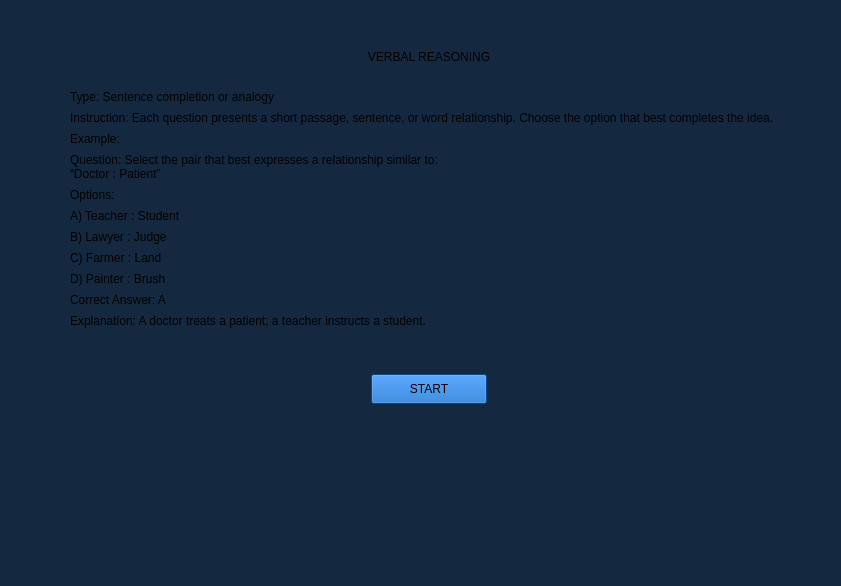
<?xml version="1.0" encoding="UTF-8"?>
<ui version="4.0">
 <class>VerbalReasoningFrom</class>
 <widget class="QWidget" name="VerbalReasoningFrom">
  <property name="geometry">
   <rect>
    <x>0</x>
    <y>0</y>
    <width>841</width>
    <height>586</height>
   </rect>
  </property>
  <property name="minimumSize">
   <size>
    <width>800</width>
    <height>586</height>
   </size>
  </property>
  <property name="maximumSize">
   <size>
    <width>841</width>
    <height>642</height>
   </size>
  </property>
  <property name="windowTitle">
   <string>Form</string>
  </property>
  <property name="styleSheet">
   <string notr="true">QWidget{
	background-color: rgb(20, 41, 63);
}

QLabel{
	font: 600 12pt &quot;Segoe UI&quot;;
}

QRadioButton{
	font: 600 12pt &quot;Segoe UI&quot;;
}</string>
  </property>
  <layout class="QGridLayout" name="gridLayout">
   <item row="1" column="0">
    <widget class="QStackedWidget" name="verbalReasoninStackedWidget">
     <property name="minimumSize">
      <size>
       <width>836</width>
       <height>586</height>
      </size>
     </property>
     <property name="maximumSize">
      <size>
       <width>836</width>
       <height>586</height>
      </size>
     </property>
     <property name="currentIndex">
      <number>0</number>
     </property>
     <widget class="QWidget" name="page">
      <layout class="QGridLayout" name="gridLayout_2">
       <item row="0" column="0">
        <widget class="QLabel" name="label">
         <property name="styleSheet">
          <string notr="true">font: 700 16pt &quot;Segoe UI&quot;;
margin-top:30px;</string>
         </property>
         <property name="text">
          <string>VERBAL REASONING</string>
         </property>
         <property name="alignment">
          <set>Qt::AlignmentFlag::AlignCenter</set>
         </property>
        </widget>
       </item>
       <item row="1" column="0">
        <layout class="QVBoxLayout" name="verticalLayout_6">
         <property name="spacing">
          <number>7</number>
         </property>
         <property name="leftMargin">
          <number>50</number>
         </property>
         <property name="topMargin">
          <number>20</number>
         </property>
         <property name="rightMargin">
          <number>30</number>
         </property>
         <property name="bottomMargin">
          <number>40</number>
         </property>
         <item>
          <layout class="QVBoxLayout" name="verticalLayout">
           <item>
            <widget class="QLabel" name="label_2">
             <property name="text">
              <string>Type: Sentence completion or analogy</string>
             </property>
            </widget>
           </item>
           <item>
            <widget class="QLabel" name="label_3">
             <property name="text">
              <string>Instruction: Each question presents a short passage, sentence, or word relationship. Choose the option that best completes the idea.</string>
             </property>
             <property name="wordWrap">
              <bool>true</bool>
             </property>
            </widget>
           </item>
          </layout>
         </item>
         <item>
          <layout class="QVBoxLayout" name="verticalLayout_2">
           <item>
            <widget class="QLabel" name="label_4">
             <property name="text">
              <string>Example:</string>
             </property>
            </widget>
           </item>
           <item>
            <widget class="QLabel" name="label_5">
             <property name="text">
              <string>Question: Select the pair that best expresses a relationship similar to:
“Doctor : Patient”</string>
             </property>
             <property name="wordWrap">
              <bool>true</bool>
             </property>
            </widget>
           </item>
          </layout>
         </item>
         <item>
          <layout class="QVBoxLayout" name="verticalLayout_5">
           <item>
            <widget class="QLabel" name="label_6">
             <property name="text">
              <string>Options:</string>
             </property>
            </widget>
           </item>
           <item>
            <widget class="QLabel" name="label_7">
             <property name="text">
              <string>A) Teacher : Student</string>
             </property>
            </widget>
           </item>
           <item>
            <widget class="QLabel" name="label_8">
             <property name="text">
              <string>B) Lawyer : Judge</string>
             </property>
            </widget>
           </item>
           <item>
            <widget class="QLabel" name="label_9">
             <property name="text">
              <string>C) Farmer : Land</string>
             </property>
            </widget>
           </item>
           <item>
            <widget class="QLabel" name="label_10">
             <property name="text">
              <string>D) Painter : Brush</string>
             </property>
            </widget>
           </item>
           <item>
            <widget class="QLabel" name="label_11">
             <property name="text">
              <string>Correct Answer: A</string>
             </property>
            </widget>
           </item>
           <item>
            <widget class="QLabel" name="label_23">
             <property name="text">
              <string>Explanation: A doctor treats a patient; a teacher instructs a student.</string>
             </property>
            </widget>
           </item>
          </layout>
         </item>
        </layout>
       </item>
       <item row="2" column="0">
        <layout class="QVBoxLayout" name="verticalLayout_7">
         <item>
          <layout class="QHBoxLayout" name="horizontalLayout">
           <item>
            <spacer name="horizontalSpacer">
             <property name="orientation">
              <enum>Qt::Orientation::Horizontal</enum>
             </property>
             <property name="sizeHint" stdset="0">
              <size>
               <width>40</width>
               <height>20</height>
              </size>
             </property>
            </spacer>
           </item>
           <item>
            <widget class="QPushButton" name="startBtn">
             <property name="cursor">
              <cursorShape>PointingHandCursor</cursorShape>
             </property>
             <property name="styleSheet">
              <string notr="true">font: 600 12pt &quot;Segoe UI&quot;;
background-color: rgb(11, 100, 197);
padding:7px;
width:100px;</string>
             </property>
             <property name="text">
              <string>START</string>
             </property>
             <property name="default">
              <bool>false</bool>
             </property>
             <property name="flat">
              <bool>false</bool>
             </property>
            </widget>
           </item>
           <item>
            <spacer name="horizontalSpacer_2">
             <property name="orientation">
              <enum>Qt::Orientation::Horizontal</enum>
             </property>
             <property name="sizeHint" stdset="0">
              <size>
               <width>40</width>
               <height>20</height>
              </size>
             </property>
            </spacer>
           </item>
          </layout>
         </item>
         <item>
          <spacer name="verticalSpacer_2">
           <property name="orientation">
            <enum>Qt::Orientation::Vertical</enum>
           </property>
           <property name="sizeHint" stdset="0">
            <size>
             <width>20</width>
             <height>40</height>
            </size>
           </property>
          </spacer>
         </item>
        </layout>
       </item>
      </layout>
     </widget>
     <widget class="QWidget" name="page_2">
      <layout class="QVBoxLayout" name="verticalLayout_12">
       <item>
        <layout class="QVBoxLayout" name="verticalLayout_10">
         <property name="spacing">
          <number>15</number>
         </property>
         <item>
          <widget class="QLabel" name="questionHeader">
           <property name="styleSheet">
            <string notr="true">font: 700 16pt &quot;Segoe UI&quot;;</string>
           </property>
           <property name="text">
            <string>QUESTION...</string>
           </property>
           <property name="alignment">
            <set>Qt::AlignmentFlag::AlignCenter</set>
           </property>
          </widget>
         </item>
         <item>
          <widget class="QLabel" name="qTimer">
           <property name="text">
            <string>00:00</string>
           </property>
           <property name="alignment">
            <set>Qt::AlignmentFlag::AlignCenter</set>
           </property>
          </widget>
         </item>
        </layout>
       </item>
       <item>
        <layout class="QVBoxLayout" name="verticalLayout_11">
         <property name="spacing">
          <number>50</number>
         </property>
         <property name="leftMargin">
          <number>70</number>
         </property>
         <property name="topMargin">
          <number>80</number>
         </property>
         <property name="rightMargin">
          <number>50</number>
         </property>
         <property name="bottomMargin">
          <number>40</number>
         </property>
         <item>
          <widget class="QLabel" name="question_txt">
           <property name="text">
            <string>QUESTION TXT...</string>
           </property>
           <property name="wordWrap">
            <bool>true</bool>
           </property>
          </widget>
         </item>
         <item>
          <layout class="QVBoxLayout" name="verticalLayout_9">
           <property name="spacing">
            <number>6</number>
           </property>
           <item>
            <widget class="QRadioButton" name="qOptionA">
             <property name="text">
              <string>OPTION A</string>
             </property>
            </widget>
           </item>
           <item>
            <widget class="QRadioButton" name="qOptionB">
             <property name="text">
              <string>OPTION B</string>
             </property>
            </widget>
           </item>
           <item>
            <widget class="QRadioButton" name="qOptionC">
             <property name="text">
              <string>OPTION C</string>
             </property>
            </widget>
           </item>
           <item>
            <widget class="QRadioButton" name="qOptionD">
             <property name="text">
              <string>OPTION D</string>
             </property>
            </widget>
           </item>
          </layout>
         </item>
        </layout>
       </item>
       <item>
        <layout class="QVBoxLayout" name="verticalLayout_8">
         <item>
          <spacer name="verticalSpacer_3">
           <property name="orientation">
            <enum>Qt::Orientation::Vertical</enum>
           </property>
           <property name="sizeHint" stdset="0">
            <size>
             <width>20</width>
             <height>40</height>
            </size>
           </property>
          </spacer>
         </item>
         <item>
          <layout class="QHBoxLayout" name="horizontalLayout_2">
           <item>
            <spacer name="horizontalSpacer_3">
             <property name="orientation">
              <enum>Qt::Orientation::Horizontal</enum>
             </property>
             <property name="sizeHint" stdset="0">
              <size>
               <width>40</width>
               <height>20</height>
              </size>
             </property>
            </spacer>
           </item>
           <item>
            <widget class="QPushButton" name="qNextBtn">
             <property name="cursor">
              <cursorShape>PointingHandCursor</cursorShape>
             </property>
             <property name="styleSheet">
              <string notr="true">font: 600 12pt &quot;Segoe UI&quot;;
background-color: rgb(11, 100, 197);
padding:7px;
width:100px;</string>
             </property>
             <property name="text">
              <string>NEXT</string>
             </property>
             <property name="default">
              <bool>false</bool>
             </property>
             <property name="flat">
              <bool>false</bool>
             </property>
            </widget>
           </item>
           <item>
            <spacer name="horizontalSpacer_4">
             <property name="orientation">
              <enum>Qt::Orientation::Horizontal</enum>
             </property>
             <property name="sizeHint" stdset="0">
              <size>
               <width>40</width>
               <height>20</height>
              </size>
             </property>
            </spacer>
           </item>
          </layout>
         </item>
         <item>
          <spacer name="verticalSpacer_4">
           <property name="orientation">
            <enum>Qt::Orientation::Vertical</enum>
           </property>
           <property name="sizeHint" stdset="0">
            <size>
             <width>20</width>
             <height>40</height>
            </size>
           </property>
          </spacer>
         </item>
        </layout>
       </item>
      </layout>
     </widget>
    </widget>
   </item>
  </layout>
 </widget>
 <resources/>
 <connections/>
</ui>
